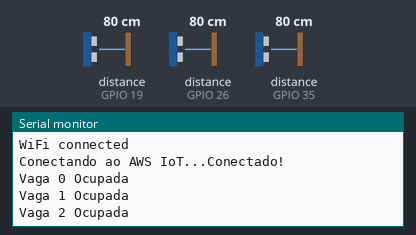
Bench run of a sketch on a simulated ESP32. Parts: the last lines printed to the serial monitor. Wiring (inferred from the names in the program): 3 × ultrasonic range finder: trigger GPIO 18, echo GPIO 19 / trigger GPIO 27, echo GPIO 26 / trigger GPIO 32, echo GPIO 35. The test bench sets the inputs (shaded band); at power-on: distance to the obstacle (sensors on GPIO 19, GPIO 26, GPIO 35) 80 cm. The echo pulse lasts 58.3 µs per cm; WiFi joins after 1.5 s; servers stay silent unless stated; no MQTT or app messages arrive unless stated.

Above: at 2.7 s.
2.8 s: distance to the obstacle (sensor on GPIO 19) set to 250 cm
At 6.0 s:
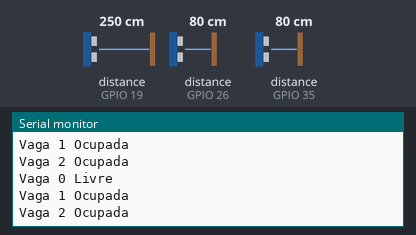
9.1 s: distance to the obstacle (sensor on GPIO 26) set to 250 cm
At 11.8 s:
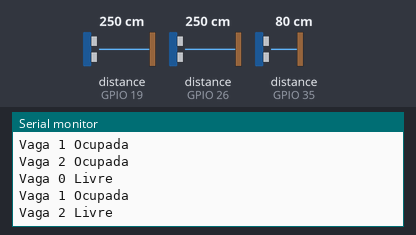
12.9 s: distance to the obstacle (sensor on GPIO 35) set to 250 cm
At 14.6 s:
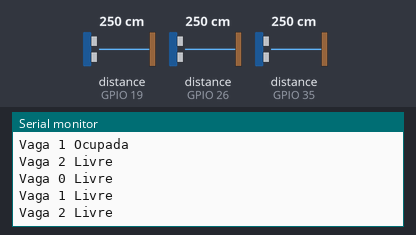
Timing chart, 0 to 16.1 s (numbered marks = the images above; inputs shaded):
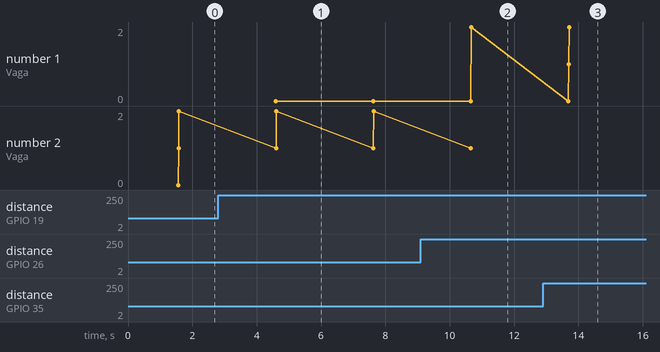

Measured:
- after the input at 2.8 s, the serial monitor: prints a new line after 1.8 s (image 1)
- after the input at 9.1 s, the serial monitor: prints a new line after 1.6 s (image 2)
- after the input at 12.9 s, the serial monitor: prints a new line after 0.80 s (image 3)

The sketch:

sistemaDeVagas.ino
```cpp
#include <WiFi.h> // Biblioteca para uso de internet
#include <PubSubClient.h> // Biblioteca para uso do MQTT
#include <WiFiClientSecure.h> // Biblioteca usada para a conexão usando criptografia


// Declaração de variáveis dos sensores
const int PINO_TRIG_SENSOR_1 = 18;
const int PINO_ECHO_SENSOR_1 = 19;

const int PINO_TRIG_SENSOR_2 = 32;
const int PINO_ECHO_SENSOR_2 = 35;

const int PINO_TRIG_SENSOR_3 = 27;
const int PINO_ECHO_SENSOR_3 = 26;

// Vetores com as variáveis criadas para facilitar no uso delas
const int TRIGGERS[3] = {PINO_TRIG_SENSOR_1, PINO_TRIG_SENSOR_2, PINO_TRIG_SENSOR_3};
const int ECHOS[3] = {PINO_ECHO_SENSOR_1, PINO_ECHO_SENSOR_2, PINO_ECHO_SENSOR_3};

// Variaveis contendo as infos do wifi
const char* ssid = "LIA"; // Nome da rede
const char* password ="Lucas1974"; // Senha

// topico para receber informações do MQTT
// #define TOPICO_SUBSCRIBE "PI-receber-de-informacoes"

// Topico para enviar informações do MQTT
const char* TOPICO_PUBLISH_VAGA1 = "vaga1";
const char* TOPICO_PUBLISH_VAGA2 = "vaga2";
const char* TOPICO_PUBLISH_VAGA3 = "vaga3";

// Coloquei as vagas dentro de um vetor para manipulalas no código mais facilmente
const char* TOPICO_PUBLISH_VAGAS[3] = {TOPICO_PUBLISH_VAGA1, TOPICO_PUBLISH_VAGA2, TOPICO_PUBLISH_VAGA3};

// ID do broker
#define ID_MQTT  "PI_Cliente_MQTT"

// URL do broker a ser utilizada
const char* BROKER_MQTT = "a2ve1hemun842j-ats.iot.us-east-2.amazonaws.com";

// Porta do broker
int BROKER_PORT = 8883;

// Credenciais (coloque os arquivos baixados da AWS IoT)
const char* certificate = R"KEY(
-----BEGIN CERTIFICATE-----
MIIDWjCCAkKgAwIBAgIVAPAvjWbp1HeCcfIrauqgQgCl99ivMA0GCSqGSIb3DQEB
CwUAME0xSzBJBgNVBAsMQkFtYXpvbiBXZWIgU2VydmljZXMgTz1BbWF6b24uY29t
IEluYy4gTD1TZWF0dGxlIFNUPVdhc2hpbmd0b24gQz1VUzAeFw0yNTAzMjExNTE2
NDNaFw00OTEyMzEyMzU5NTlaMB4xHDAaBgNVBAMME0FXUyBJb1QgQ2VydGlmaWNh
dGUwggEiMA0GCSqGSIb3DQEBAQUAA4IBDwAwggEKAoIBAQDrcHc0BgPaq4nfhex8
fRwTWBcajDviYTlMt9qpiCXFhcf70MaFMpakOcXwhLzaY6DxIXrC+9SfKUg3PoUB
J8JaqFn3gree0j/lW7WeZomOenl384bXQQE801Y5gVuUnkYnovqFz83b9XEdJEQ0
5p3pLpJjvC3ErUX3aZvorqDnPSJFpZmbxNXHgyhOnxLievt5oY0XZezY7uQHsZuD
UqdffwM+yD7QJzqCjZb5BDktVPziFf9GSI4bbd+8VFvB11sbyQxKHNCGxxZG9QCS
Kew/6pXz9mU25gxAlP5trydmYL0lhpWlOG2niBqiMHPAelUdmzzLc6WJyzCngqbn
mq3vAgMBAAGjYDBeMB8GA1UdIwQYMBaAFGjsUBVF2IuHYfzYauLCNT9s5tImMB0G
A1UdDgQWBBRG6RAqoZWWySew50I2Ij+1m2nD5zAMBgNVHRMBAf8EAjAAMA4GA1Ud
DwEB/wQEAwIHgDANBgkqhkiG9w0BAQsFAAOCAQEAFFxWlhSNFedQ9DFSl6uxlLrL
Qp72hsTbUeV8VenEm1rpPzBsWPOblH93szINGWokavPLOp31p+F2X3DD3sXAYBXN
2ZS0LVX4Y9JHk15ud1PaiCUgSuJ4n8N4wfPctymvCsfKQNK8FqTWqU8ksfkT50AP
9L5xqqhnYWPG7CQ2tg9I2j/lxr6WZzJBgP6jZ4M1bDvI0Oalq+H4plAE5nSHWnEP
yoIeBdFr8HHabagMWu9FYRQ2LiEU9dnWlwwrTV/9kKCeqEyfIsU4jeFJc8hu3l9O
rSs2QEM3xtQIDWznOzL4ZgzduPa0m9hHtKBj/sAPjgJBJ1LWxEJMK3ZVSQAoSg==
-----END CERTIFICATE-----
)KEY";

const char* privateKey = R"KEY(
-----BEGIN RSA PRIVATE KEY-----
MIIEowIBAAKCAQEA63B3NAYD2quJ34XsfH0cE1gXGow74mE5TLfaqYglxYXH+9DG
hTKWpDnF8IS82mOg8SF6wvvUnylINz6FASfCWqhZ94K3ntI/5Vu1nmaJjnp5d/OG
10EBPNNWOYFblJ5GJ6L6hc/N2/VxHSRENOad6S6SY7wtxK1F92mb6K6g5z0iRaWZ
m8TVx4MoTp8S4nr7eaGNF2Xs2O7kB7Gbg1KnX38DPsg+0Cc6go2W+QQ5LVT84hX/
RkiOG23fvFRbwddbG8kMShzQhscWRvUAkinsP+qV8/ZlNuYMQJT+ba8nZmC9JYaV
pThtp4gaojBzwHpVHZs8y3Olicswp4Km55qt7wIDAQABAoIBACr+nsYhUxLbwJHR
Ix6YukfODmoKseTlXFFmQcgz1LH9fEfAGIC6fEgBRORnWRWInBtswb5ZvrpSD54H
DMLpP9TOaZ+Jf37BZmm8Fa6Xiwc51nTRRA6LEG7LKTPXK6I4RRd368gD6tQAPmfT
96CxfKTYnGMaOkFwYxaLcq1LNpcDeU5YovxVl7hjqglTOleowubTdgDfJ2O9Pyw9
z4EOeURxHwjHHuwJXK3ulSsrx5tcqHEMRLwg6dEkf7I4MzcRBFnFpjg8HYquFizc
K3wovxD2SqXvBgj3R4QMm9qP9r+RWS5CA0DIJZVf9ZGW4YmkR0TnRdUqul8CwMTt
SaxxSgECgYEA+wzOueRW4uTd0ShAI0e5cdJsOt4GPt0UNs1TqLU7hvh2aB/8IyrT
nPyEvUpEcGRJyQjHcK8eWfY7qDd72C/u+QKNRO/jP68N3EG8/Zvc2Xm6xcKh190a
WR1UVtKfqM2gZcGGaRL+xeUtWJow5OKCsNWnUwChDbrlNtHinq89tw0CgYEA8BTc
qeCoYtfK74OFMGX71fubYNkXoZnfZ+Qvfncz/yRqafemS9W/lCB9Jct6P7vyer4r
LpT9laQ0mDsYDjH9BBemj0T0ppne2vvtkNDn3uMpvylAciR2eF8OsFnH7+PfTHJ6
UtfMr1d0iNfRSbjhYFHou1KuqsQCC3eMjdSI+esCgYEAsCJAN7O4MeAYsFHpDdeY
h/716Cc1go1hTUGpXEgqx3syt8MZByNY7F9OUe/1LFVwXxdFtg1m4f8bw92Jihe3
NgVQT/luGpQayVll2xirTflVzMHNAsIhZjxpm7CSS8BYtIueXcHx9a3grrUfcLZq
st5zUoyycguaHWgL8wFH71ECgYBtW1NYHfkVbO4HQ4U7kniv87fG2ZwmBAz7Kblo
hautoEzIkAGzsV1ef54BxTmeJmJA/rZ0tXD85JsAbIp8jNCPOKapw+McsCIO5YpE
2KOFpzuw032DgJBmLAZo1bx4zPc9vzdw3NNjWxa97nBqgEhIs4arLPJa3oV/66ie
Qh1SmQKBgF929Q8Ki64EAyjlyW1R74JOWNeqfS2CDLnFhOgqEONPewnCyFWSkzBB
GG6Ea8ltuNVmCP1qh5waGt5FTCEA0djS8/CNQznUbIvEvPOvD+OMUUUBWuYPwvjw
fikj0J3cGmHM2TcH8EUIQjSiCmya8uVxvjFiRQSoC2hhfbRQ8u+8
-----END RSA PRIVATE KEY-----
)KEY";

const char* rootCA = R"KEY(
-----BEGIN CERTIFICATE-----
MIIDQTCCAimgAwIBAgITBmyfz5m/jAo54vB4ikPmljZbyjANBgkqhkiG9w0BAQsF
ADA5MQswCQYDVQQGEwJVUzEPMA0GA1UEChMGQW1hem9uMRkwFwYDVQQDExBBbWF6
b24gUm9vdCBDQSAxMB4XDTE1MDUyNjAwMDAwMFoXDTM4MDExNzAwMDAwMFowOTEL
MAkGA1UEBhMCVVMxDzANBgNVBAoTBkFtYXpvbjEZMBcGA1UEAxMQQW1hem9uIFJv
b3QgQ0EgMTCCASIwDQYJKoZIhvcNAQEBBQADggEPADCCAQoCggEBALJ4gHHKeNXj
ca9HgFB0fW7Y14h29Jlo91ghYPl0hAEvrAIthtOgQ3pOsqTQNroBvo3bSMgHFzZM
9O6II8c+6zf1tRn4SWiw3te5djgdYZ6k/oI2peVKVuRF4fn9tBb6dNqcmzU5L/qw
IFAGbHrQgLKm+a/sRxmPUDgH3KKHOVj4utWp+UhnMJbulHheb4mjUcAwhmahRWa6
VOujw5H5SNz/0egwLX0tdHA114gk957EWW67c4cX8jJGKLhD+rcdqsq08p8kDi1L
93FcXmn/6pUCyziKrlA4b9v7LWIbxcceVOF34GfID5yHI9Y/QCB/IIDEgEw+OyQm
jgSubJrIqg0CAwEAAaNCMEAwDwYDVR0TAQH/BAUwAwEB/zAOBgNVHQ8BAf8EBAMC
AYYwHQYDVR0OBBYEFIQYzIU07LwMlJQuCFmcx7IQTgoIMA0GCSqGSIb3DQEBCwUA
A4IBAQCY8jdaQZChGsV2USggNiMOruYou6r4lK5IpDB/G/wkjUu0yKGX9rbxenDI
U5PMCCjjmCXPI6T53iHTfIUJrU6adTrCC2qJeHZERxhlbI1Bjjt/msv0tadQ1wUs
N+gDS63pYaACbvXy8MWy7Vu33PqUXHeeE6V/Uq2V8viTO96LXFvKWlJbYK8U90vv
o/ufQJVtMVT8QtPHRh8jrdkPSHCa2XV4cdFyQzR1bldZwgJcJmApzyMZFo6IQ6XU
5MsI+yMRQ+hDKXJioaldXgjUkK642M4UwtBV8ob2xJNDd2ZhwLnoQdeXeGADbkpy
rqXRfboQnoZsG4q5WTP468SQvvG5
-----END CERTIFICATE-----
)KEY";

WiFiClientSecure espClient;
PubSubClient client(espClient);


void setup() {
  config();
}

void loop() {

  if (!client.connected()) {
    connectAWS();
  }

  client.loop();

  vagas();

  delay(3000);

}

void config(){
  Serial.begin(115200); // Melhor usar 115200 no ESP32 para evitar atrasos

  for(int i = 0; i < 3; i++){
    pinMode(TRIGGERS[i], OUTPUT);
    pinMode(ECHOS[i], INPUT);
  }

  connectWifi();

}

void connectWifi() {

  delay(10);
  Serial.println();
  Serial.print("Connecting to ");
  Serial.println(ssid);

  WiFi.begin(ssid, password);

  while (WiFi.status() != WL_CONNECTED) {
    delay(500);
    Serial.print(".");
  }

  Serial.println("");
  Serial.println("WiFi connected");

}

void connectAWS() {
    espClient.setCACert(rootCA);
    espClient.setCertificate(certificate);
    espClient.setPrivateKey(privateKey);
    client.setServer(BROKER_MQTT, BROKER_PORT);

    while (!client.connected()) {
        Serial.print("Conectando ao AWS IoT...");
        if (client.connect("ESP32_HIDRA")) {
            Serial.println("Conectado!");
        } else {
            Serial.print("Falha, rc=");
            Serial.print(client.state());
            Serial.println(" Tentando novamente...");
            delay(5000);
        }
    }
}

void vagas(){

  for(int i = 0; i < 3; i++){
    digitalWrite(TRIGGERS[i], LOW);
    delayMicroseconds(2);
    digitalWrite(TRIGGERS[i], HIGH);
    delayMicroseconds(10);
    digitalWrite(TRIGGERS[i], LOW);

    // Usando pulseInLong() para maior estabilidade
    long duracao = pulseInLong(ECHOS[i], HIGH);

    float distancia = (duracao * 0.034) / 2;

    if(distancia > 150){
      Serial.print("Vaga ");
      Serial.print(i);
      Serial.println(" Livre");
      client.publish(TOPICO_PUBLISH_VAGAS[i], "livre");
    }else{
      Serial.print("Vaga ");
      Serial.print(i);
      Serial.println(" Ocupada");
      client.publish(TOPICO_PUBLISH_VAGAS[i], "ocupada");
    }
  }
  Serial.println("");
}
```
